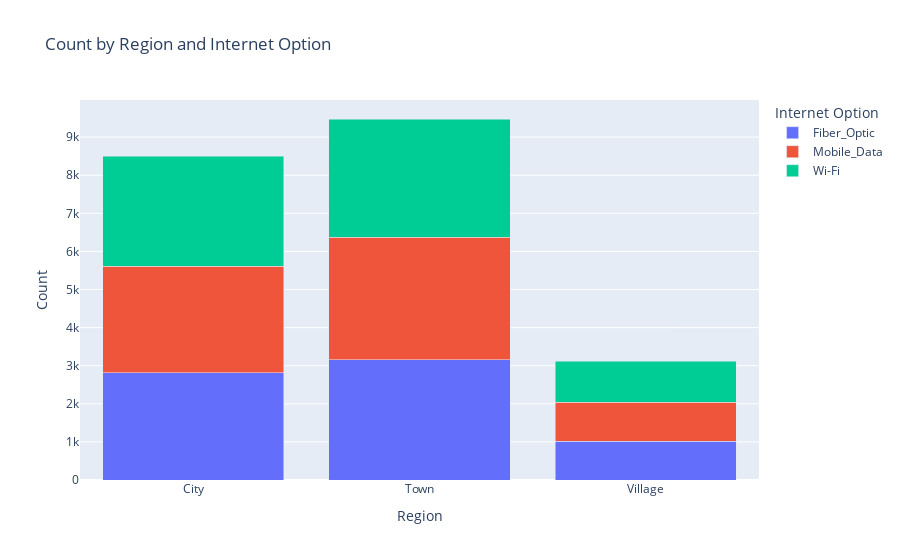

The notebook cell saved with this chart:
### Code cell
# Group by region and internet option
grouped = df.groupby(['region_category', 'internet_option']).size().reset_index(name='count')

# Create the bar chart
fig = px.bar(grouped,
             x='region_category',
             y='count',
             color='internet_option',  # 🎨 Color by internet option
             title='Count by Region and Internet Option',
             labels={
                 'region_category': 'Region',
                 'internet_option': 'Internet Option',
                 'count': 'Count'
             },
             barmode='stack')  # or 'group' if you want side-by-side bars

fig.show()

### Figure 1 — Plotly figure (JSON) as saved in the notebook; plotly's stock layout.template omitted (floating-point values rounded to 4 significant figures)
{"data": [{"alignmentgroup": "True", "hovertemplate": "Internet Option=Fiber_Optic<br>Region=%{x}<br>Count=%{y}<extra></extra>", "legendgroup": "Fiber_Optic", "marker": {"color": "#636efa", "pattern": {"shape": ""}}, "name": "Fiber_Optic", "offsetgroup": "Fiber_Optic", "orientation": "v", "showlegend": true, "textposition": "auto", "type": "bar", "x": ["City", "Town", "Village"], "xaxis": "x", "y": [2810, 3163, 1020], "yaxis": "y"}, {"alignmentgroup": "True", "hovertemplate": "Internet Option=Mobile_Data<br>Region=%{x}<br>Count=%{y}<extra></extra>", "legendgroup": "Mobile_Data", "marker": {"color": "#EF553B", "pattern": {"shape": ""}}, "name": "Mobile_Data", "offsetgroup": "Mobile_Data", "orientation": "v", "showlegend": true, "textposition": "auto", "type": "bar", "x": ["City", "Town", "Village"], "xaxis": "x", "y": [2795, 3208, 1020], "yaxis": "y"}, {"alignmentgroup": "True", "hovertemplate": "Internet Option=Wi-Fi<br>Region=%{x}<br>Count=%{y}<extra></extra>", "legendgroup": "Wi-Fi", "marker": {"color": "#00cc96", "pattern": {"shape": ""}}, "name": "Wi-Fi", "offsetgroup": "Wi-Fi", "orientation": "v", "showlegend": true, "textposition": "auto", "type": "bar", "x": ["City", "Town", "Village"], "xaxis": "x", "y": [2890, 3105, 1076], "yaxis": "y"}], "layout": {"barmode": "stack", "legend": {"title": {"text": "Internet Option"}, "tracegroupgap": 0}, "title": {"text": "Count by Region and Internet Option"}, "xaxis": {"anchor": "y", "domain": [0, 1], "title": {"text": "Region"}}, "yaxis": {"anchor": "x", "domain": [0, 1], "title": {"text": "Count"}}}}
